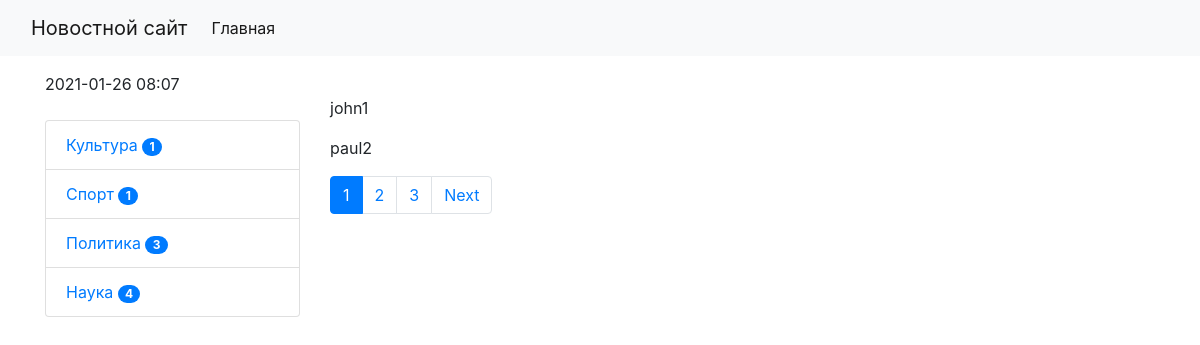
Page /test/ on the committed database.
### news/models.py (models this page shows, shortened)
class Category(models.Model):
    title = models.CharField(max_length=120, db_index=True, verbose_name="Наименование категории")
    def get_absolute_url(self):
        return reverse('category', kwargs={'category_id': self.pk})
    class Meta:
        verbose_name = "Категория"
        verbose_name_plural = "Категории"
        ordering = ['title']

### news/views.py (the view)
# urls.py: path('test/', test, name='test'),
def test(request):
    objects = ['john1', 'paul2', 'george3', 'ringo4', 'nikita5', 'stewe6', 'eduardo7']
    paginator = Paginator(objects, 2)
    page_num = request.GET.get('page', 1)
    page_objects = paginator.get_page(page_num)
    return render(request, 'news/test.html', {'page_obj': page_objects})

### news/templatetags/news_tags.py (called while the page is built)
@register.inclusion_tag('news/list_categories.html')
def show_categories():
    categories = Category.objects.annotate(cnt=Count('news', filter=F('news__is_published'))).filter(cnt__gt=0)
    return {'categories': categories}

### templates/news/test.html (shortened to what this page needs)
{% extends 'baseNews.html' %}
{% block sidebar %}
    {% include 'inc/sidebar.html' %}
{% endblock %}
{% block content %}
    {% for name in page_obj.object_list %}
        <p>{{ name }}</p>
    {% endfor %}
{% endblock %}

### templates/news/list_categories.html
<div class="list-group">
    {% for item in categories %}
        <a href="{{ item.get_absolute_url }}" class="list-group-item"
           aria-current="true">
            {{ item.title }}
         <span class="badge badge-primary badge-pill">{{ item.cnt }}</span>
        </a>
    {% endfor %}
</div>

### rows in the picture
Category: title "Культура", cnt "1"
Category: title "Спорт", cnt "1"
Category: title "Политика", cnt "3"
Category: title "Наука", cnt "4"

### other values in the picture
{{ name }} "john1" "paul2"
{{ p }} "1"
{{ p }} "2" "3"
